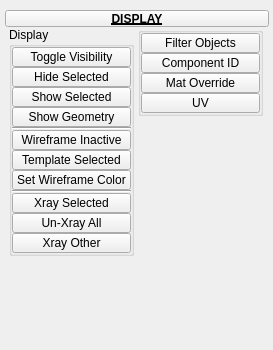
<?xml version="1.0" encoding="UTF-8"?>
<ui version="4.0">
 <class>QtUi</class>
 <widget class="QMainWindow" name="QtUi">
  <property name="enabled">
   <bool>true</bool>
  </property>
  <property name="geometry">
   <rect>
    <x>0</x>
    <y>0</y>
    <width>273</width>
    <height>350</height>
   </rect>
  </property>
  <property name="minimumSize">
   <size>
    <width>0</width>
    <height>0</height>
   </size>
  </property>
  <property name="maximumSize">
   <size>
    <width>999</width>
    <height>999</height>
   </size>
  </property>
  <property name="windowTitle">
   <string>Toolkit</string>
  </property>
  <property name="tabShape">
   <enum>QTabWidget::Triangular</enum>
  </property>
  <property name="dockNestingEnabled">
   <bool>true</bool>
  </property>
  <property name="dockOptions">
   <set>QMainWindow::AllowNestedDocks|QMainWindow::AllowTabbedDocks|QMainWindow::AnimatedDocks|QMainWindow::ForceTabbedDocks</set>
  </property>
  <widget class="QWidget" name="mainWindow">
   <widget class="QWidget" name="layoutWidget_2">
    <property name="geometry">
     <rect>
      <x>5</x>
      <y>10</y>
      <width>264</width>
      <height>316</height>
     </rect>
    </property>
    <layout class="QGridLayout" name="gridLayout_2">
     <property name="spacing">
      <number>0</number>
     </property>
     <item row="0" column="1" colspan="2">
      <widget class="PushButtonDraggable" name="draggable_header">
       <property name="minimumSize">
        <size>
         <width>19</width>
         <height>17</height>
        </size>
       </property>
       <property name="maximumSize">
        <size>
         <width>999</width>
         <height>17</height>
        </size>
       </property>
       <property name="font">
        <font>
         <weight>75</weight>
         <bold>true</bold>
         <underline>true</underline>
        </font>
       </property>
       <property name="text">
        <string>DISPLAY</string>
       </property>
       <property name="checkable">
        <bool>true</bool>
       </property>
      </widget>
     </item>
     <item row="1" column="1" colspan="2">
      <layout class="QHBoxLayout" name="horizontalLayout">
       <item>
        <layout class="QVBoxLayout" name="verticalLayout">
         <property name="spacing">
          <number>0</number>
         </property>
         <item>
          <widget class="QGroupBox" name="View">
           <property name="minimumSize">
            <size>
             <width>125</width>
             <height>0</height>
            </size>
           </property>
           <property name="maximumSize">
            <size>
             <width>125</width>
             <height>999</height>
            </size>
           </property>
           <property name="title">
            <string>Display</string>
           </property>
           <layout class="QVBoxLayout" name="verticalLayout_3">
            <property name="spacing">
             <number>0</number>
            </property>
            <property name="leftMargin">
             <number>0</number>
            </property>
            <property name="topMargin">
             <number>0</number>
            </property>
            <property name="rightMargin">
             <number>0</number>
            </property>
            <property name="bottomMargin">
             <number>0</number>
            </property>
            <item>
             <widget class="QPushButton" name="b001">
              <property name="minimumSize">
               <size>
                <width>0</width>
                <height>20</height>
               </size>
              </property>
              <property name="maximumSize">
               <size>
                <width>999</width>
                <height>20</height>
               </size>
              </property>
              <property name="text">
               <string>Toggle Visibility</string>
              </property>
             </widget>
            </item>
            <item>
             <widget class="QPushButton" name="b002">
              <property name="minimumSize">
               <size>
                <width>0</width>
                <height>20</height>
               </size>
              </property>
              <property name="maximumSize">
               <size>
                <width>999</width>
                <height>20</height>
               </size>
              </property>
              <property name="text">
               <string>Hide Selected</string>
              </property>
             </widget>
            </item>
            <item>
             <widget class="QPushButton" name="b003">
              <property name="minimumSize">
               <size>
                <width>0</width>
                <height>20</height>
               </size>
              </property>
              <property name="maximumSize">
               <size>
                <width>999</width>
                <height>20</height>
               </size>
              </property>
              <property name="text">
               <string>Show Selected</string>
              </property>
             </widget>
            </item>
            <item>
             <widget class="QPushButton" name="b004">
              <property name="minimumSize">
               <size>
                <width>0</width>
                <height>20</height>
               </size>
              </property>
              <property name="maximumSize">
               <size>
                <width>999</width>
                <height>20</height>
               </size>
              </property>
              <property name="text">
               <string>Show Geometry</string>
              </property>
             </widget>
            </item>
            <item>
             <widget class="Line" name="line_2">
              <property name="minimumSize">
               <size>
                <width>111</width>
                <height>0</height>
               </size>
              </property>
              <property name="orientation">
               <enum>Qt::Horizontal</enum>
              </property>
             </widget>
            </item>
            <item>
             <widget class="QPushButton" name="b012">
              <property name="minimumSize">
               <size>
                <width>0</width>
                <height>20</height>
               </size>
              </property>
              <property name="maximumSize">
               <size>
                <width>999</width>
                <height>20</height>
               </size>
              </property>
              <property name="toolTip">
               <string>Shaded on active (selected) obhects only</string>
              </property>
              <property name="text">
               <string>Wireframe Inactive</string>
              </property>
             </widget>
            </item>
            <item>
             <widget class="QPushButton" name="b021">
              <property name="minimumSize">
               <size>
                <width>0</width>
                <height>20</height>
               </size>
              </property>
              <property name="maximumSize">
               <size>
                <width>999</width>
                <height>20</height>
               </size>
              </property>
              <property name="text">
               <string>Template Selected</string>
              </property>
             </widget>
            </item>
            <item>
             <widget class="QPushButton" name="b000">
              <property name="minimumSize">
               <size>
                <width>0</width>
                <height>20</height>
               </size>
              </property>
              <property name="maximumSize">
               <size>
                <width>999</width>
                <height>20</height>
               </size>
              </property>
              <property name="toolTip">
               <string>Set the wireframe color of all selected objects.</string>
              </property>
              <property name="text">
               <string>Set Wireframe Color</string>
              </property>
             </widget>
            </item>
            <item>
             <widget class="Line" name="line_3">
              <property name="minimumSize">
               <size>
                <width>111</width>
                <height>0</height>
               </size>
              </property>
              <property name="orientation">
               <enum>Qt::Horizontal</enum>
              </property>
             </widget>
            </item>
            <item>
             <widget class="QPushButton" name="b005">
              <property name="minimumSize">
               <size>
                <width>0</width>
                <height>20</height>
               </size>
              </property>
              <property name="maximumSize">
               <size>
                <width>999</width>
                <height>20</height>
               </size>
              </property>
              <property name="text">
               <string>Xray Selected</string>
              </property>
             </widget>
            </item>
            <item>
             <widget class="QPushButton" name="b006">
              <property name="minimumSize">
               <size>
                <width>0</width>
                <height>20</height>
               </size>
              </property>
              <property name="maximumSize">
               <size>
                <width>999</width>
                <height>20</height>
               </size>
              </property>
              <property name="text">
               <string>Un-Xray All</string>
              </property>
             </widget>
            </item>
            <item>
             <widget class="QPushButton" name="b007">
              <property name="minimumSize">
               <size>
                <width>0</width>
                <height>20</height>
               </size>
              </property>
              <property name="maximumSize">
               <size>
                <width>999</width>
                <height>20</height>
               </size>
              </property>
              <property name="text">
               <string>Xray Other</string>
              </property>
             </widget>
            </item>
           </layout>
          </widget>
         </item>
         <item>
          <spacer name="verticalSpacer">
           <property name="orientation">
            <enum>Qt::Vertical</enum>
           </property>
           <property name="sizeHint" stdset="0">
            <size>
             <width>20</width>
             <height>40</height>
            </size>
           </property>
          </spacer>
         </item>
        </layout>
       </item>
       <item>
        <layout class="QVBoxLayout" name="verticalLayout_2">
         <property name="spacing">
          <number>0</number>
         </property>
         <item>
          <widget class="QGroupBox" name="groupBox">
           <property name="minimumSize">
            <size>
             <width>125</width>
             <height>0</height>
            </size>
           </property>
           <property name="maximumSize">
            <size>
             <width>125</width>
             <height>999</height>
            </size>
           </property>
           <property name="title">
            <string/>
           </property>
           <layout class="QVBoxLayout" name="verticalLayout_4">
            <property name="spacing">
             <number>0</number>
            </property>
            <property name="leftMargin">
             <number>0</number>
            </property>
            <property name="topMargin">
             <number>0</number>
            </property>
            <property name="rightMargin">
             <number>0</number>
            </property>
            <property name="bottomMargin">
             <number>0</number>
            </property>
            <item>
             <widget class="QPushButton" name="b008">
              <property name="minimumSize">
               <size>
                <width>0</width>
                <height>20</height>
               </size>
              </property>
              <property name="maximumSize">
               <size>
                <width>999</width>
                <height>20</height>
               </size>
              </property>
              <property name="text">
               <string>Filter Objects</string>
              </property>
             </widget>
            </item>
            <item>
             <widget class="QPushButton" name="b011">
              <property name="minimumSize">
               <size>
                <width>0</width>
                <height>20</height>
               </size>
              </property>
              <property name="maximumSize">
               <size>
                <width>999</width>
                <height>20</height>
               </size>
              </property>
              <property name="text">
               <string>Component ID</string>
              </property>
             </widget>
            </item>
            <item>
             <widget class="QPushButton" name="b009">
              <property name="minimumSize">
               <size>
                <width>0</width>
                <height>20</height>
               </size>
              </property>
              <property name="maximumSize">
               <size>
                <width>999</width>
                <height>20</height>
               </size>
              </property>
              <property name="toolTip">
               <string>Material Override</string>
              </property>
              <property name="text">
               <string>Mat Override</string>
              </property>
             </widget>
            </item>
            <item>
             <widget class="QPushButton" name="chk000">
              <property name="minimumSize">
               <size>
                <width>0</width>
                <height>20</height>
               </size>
              </property>
              <property name="maximumSize">
               <size>
                <width>999</width>
                <height>20</height>
               </size>
              </property>
              <property name="toolTip">
               <string>Material Override: Override with UV checker</string>
              </property>
              <property name="text">
               <string>UV</string>
              </property>
              <property name="checkable">
               <bool>true</bool>
              </property>
             </widget>
            </item>
           </layout>
          </widget>
         </item>
         <item>
          <spacer name="verticalSpacer_2">
           <property name="orientation">
            <enum>Qt::Vertical</enum>
           </property>
           <property name="sizeHint" stdset="0">
            <size>
             <width>20</width>
             <height>40</height>
            </size>
           </property>
          </spacer>
         </item>
        </layout>
       </item>
      </layout>
     </item>
    </layout>
   </widget>
  </widget>
 </widget>
 <customwidgets>
  <customwidget>
   <class>PushButtonDraggable</class>
   <extends>QPushButton</extends>
   <header>widgets.pushbuttondraggable.h</header>
  </customwidget>
 </customwidgets>
 <resources/>
 <connections/>
 <designerdata>
  <property name="gridDeltaX">
   <number>5</number>
  </property>
  <property name="gridDeltaY">
   <number>5</number>
  </property>
  <property name="gridSnapX">
   <bool>true</bool>
  </property>
  <property name="gridSnapY">
   <bool>true</bool>
  </property>
  <property name="gridVisible">
   <bool>true</bool>
  </property>
 </designerdata>
</ui>
